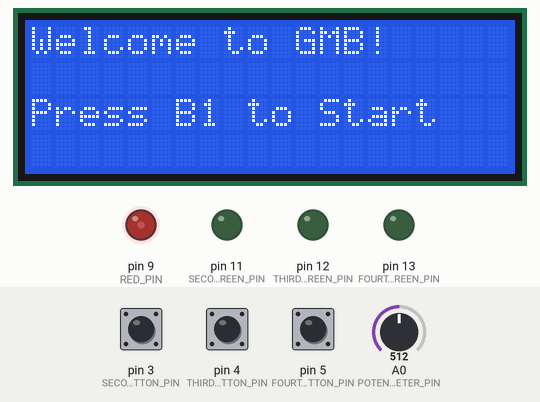
Bench run of a sketch on a simulated Arduino Uno, built with avr-gcc and run on an emulated ATmega328P. Shown: 20×4 character LCD, output pins drawn as LEDs (lit = HIGH). The inputs (shaded band) are chosen by the test bench; at power-on: pin 5 (FOURTH_BUTTON_PIN) LOW, pin 3 (SECOND_BUTTON_PIN) LOW, pin 4 (THIRD_BUTTON_PIN) LOW, A0 (POTENTIOMETER_PIN) = 512. Random numbers use the default seed unless the sketch sets one; what the sketch prints to the serial monitor is not drawn.

Above: at 1.2 s.
1.3 s: pin 5 (FOURTH_BUTTON_PIN) pulled HIGH for 0.15 s
At 2.8 s:
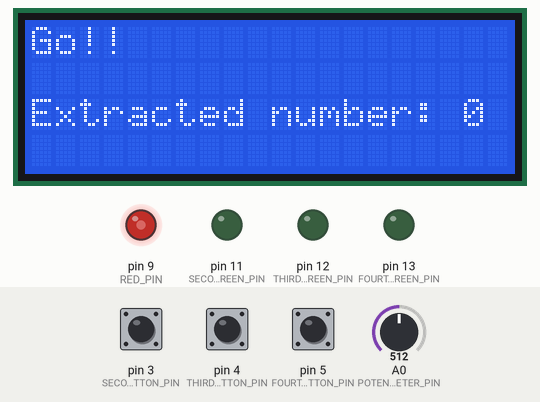
3.8 s: pin 3 (SECOND_BUTTON_PIN) pulled HIGH for 0.15 s
At 5.0 s:
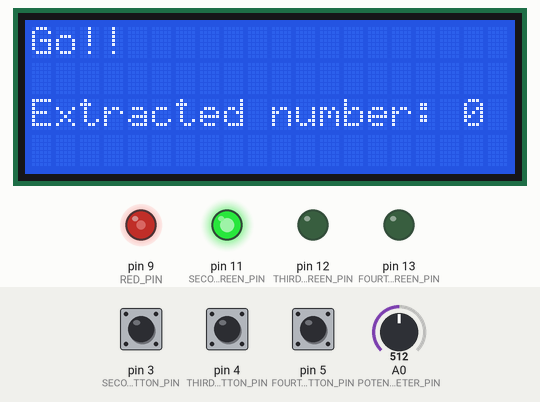
5.4 s: pin 4 (THIRD_BUTTON_PIN) pulled HIGH for 0.15 s
At 6.3 s:
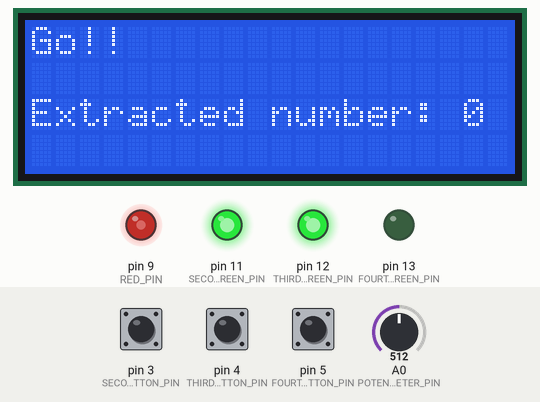
7.0 s: pin 3 (SECOND_BUTTON_PIN) pulled HIGH for 1 s
At 7.5 s:
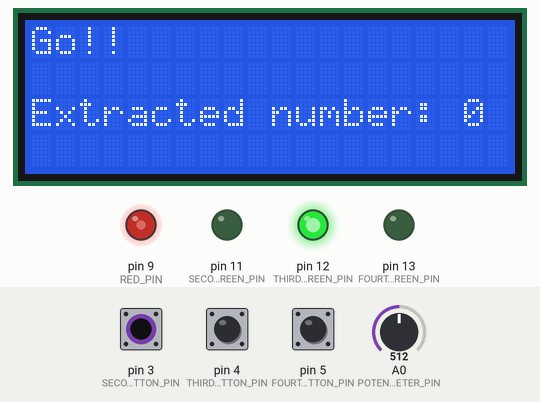
9.5 s: pin 5 (FOURTH_BUTTON_PIN) pulled HIGH for 1 s
At 10.6 s:
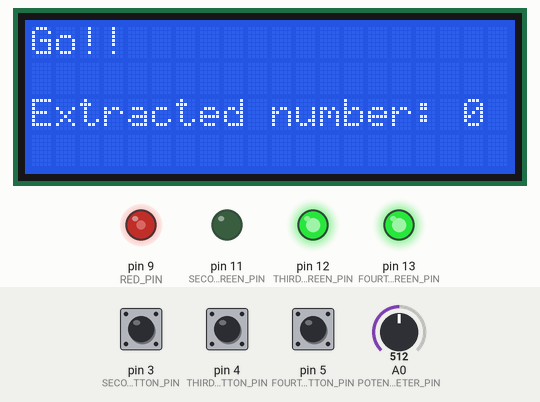
12.0 s: pin 4 (THIRD_BUTTON_PIN) pulled HIGH for 1 s
Timing chart, 0 to 19.8 s (numbered marks = the images above; inputs shaded):
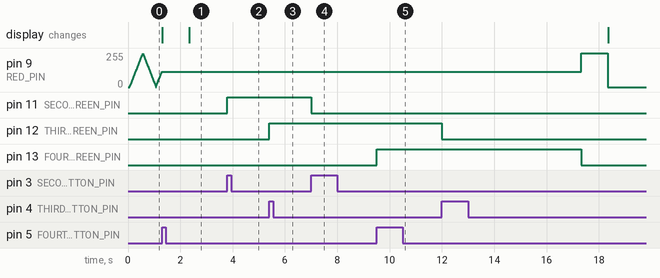

The sketch:

sketch_oct12a.ino
```cpp
/*developed by Alex Frisoni, Nicolo Penserini, Lukasz Wojnicz*/
#include "TimerOne.h"
#include "initialization.h"
#include "start.h"
#include "game.h"
#include "interrupt.h"
#include "output.h"
#include "sleepState.h"

int greenLedPin[] = { FOURTH_GREEN_PIN, THIRD_GREEN_PIN, SECOND_GREEN_PIN, FIRST_GREEN_PIN };
int buttonPin[] = { FOURTH_BUTTON_PIN, THIRD_BUTTON_PIN, SECOND_BUTTON_PIN, FIRST_BUTTON_PIN };
bool greenLedState[] = { false, false, false, false };


long startTime;
volatile state actualState;


void setup() {
  Serial.begin(9600);
  for (int i = 0; i < LEDS_NUMBER; i++) {
    pinMode(greenLedPin[i], OUTPUT);
    pinMode(buttonPin[i], INPUT);
  }
  pinMode(RED_PIN, OUTPUT);
  pinMode(POTENTIOMETER_PIN, INPUT);
  randomSeed(analogRead(0));
  outputInit();
  initializeStartState();
}


void loop() {
  switch (actualState) {
    case START:
      if(millis() - startTime >= STANDBY_TIME) {
        sleepGame();
      }
      break;
    case GAME:
      gameRound();
      break;
  }
}
```

game.cpp
```cpp
#include "game.h"
#include "initialization.h"
#include "Arduino.h"
#include "interrupt.h"
#include "start.h"
#include "output.h"

extern bool greenLedState[];
extern int greenLedPin[];
extern int buttonPin[];
int actualNumber;
int score;
int difficultyChosen;
double diffFactor;
extern state actualState;

long maxTime;
long lastFirstPress;
long lastSecondPress;
long lastThirdPress;
long lastFourthPress;

int getRandomNumber() {
  return random(0, 16);
}

void pushButton(int buttonIndex) {
  greenLedState[buttonIndex] = !greenLedState[buttonIndex];
  if (greenLedState[buttonIndex]) {
    digitalWrite(greenLedPin[buttonIndex], HIGH);
  } else {
    digitalWrite(greenLedPin[buttonIndex], LOW);
  }
}

void pushedFirstButton() {
  long ts = millis();
  if (ts - lastFirstPress > DEBOUNCE_TIME) {
    pushButton(3);
    lastFirstPress = ts;
  }
}

void pushedSecondButton() {
  long ts = millis();
  if (ts - lastSecondPress > DEBOUNCE_TIME) {
    pushButton(2);
    lastSecondPress = ts;
  }
}

void pushedThirdButton() {
  long ts = millis();
  if (ts - lastThirdPress > DEBOUNCE_TIME) {
    pushButton(1);
    lastThirdPress = ts;
  }
}

void pushedFourthButton() {
  long ts = millis();
  if (ts - lastFourthPress > DEBOUNCE_TIME) {
    pushButton(0);
    lastFourthPress = ts;
  }
}

void initializeGame(int difficulty) {

  difficultyChosen = difficulty;
  diffFactor = BASE_FACTOR - (difficulty * 0.10);
  lastFirstPress = millis();
  lastSecondPress = millis();
  lastThirdPress = millis();
  lastFourthPress = millis();
  turnOffLeds();
  initializeInterruptGame();

  score = 0;
  maxTime = FIRST_ROUND_TIME;
}

void gameRound() {
  actualNumber = random(0, 16);
  clearOutput();
  writeMessage("Go!! ");
  delay(1000);
  Serial.println( "Difficoltà scelta: "+String(difficultyChosen));
  setNextLine();
  writeMessage("Extracted number: " + String(actualNumber));

  delay(maxTime);
  if (checkCorrectGuess()) {
    score += SCORE_INCREASE;
    clearOutput();
    writeMessage("GOOD! Score:" + String(score));
    delay(2000);
    maxTime *= diffFactor;
    turnOffLeds();
  } else {
    turnOffLeds();
    endGame();
  }
}

void endGame() {
  digitalWrite(RED_PIN, HIGH);
  delay(1000);
  digitalWrite(RED_PIN, LOW);
  clearOutput();
  writeMessage("Game Over ");
  setNextLine();
  writeMessage("Final Score: " + String(score));
  delay(10000);
  actualState = START;
  turnOffLeds();
  initializeStartState();
}

bool checkCorrectGuess() {
  int guess = 0;
  noInterrupts();
  for (int i = 0; i < LEDS_NUMBER; i++) {
    guess += greenLedState[i] ? (1 << ((LEDS_NUMBER-1) - i)) : 0;
  }
  interrupts();
  Serial.println(guess);
  return guess == actualNumber;
}

void turnOffLeds() {
  for (int i = 0; i < LEDS_NUMBER; i++) {
    greenLedState[i] = false;
    digitalWrite(greenLedPin[i], LOW);
  }
}
```

game.h
```cpp
#ifndef GAME_H
#define GAME_H

/*
returns a random number for each game round
*/
int getRandomNumber();

/*
change the state of led related to button pressed
*/
void pushButton(int buttonIndex);
void pushedFirstButton();
void pushedSecondButton();
void pushedThirdButton();
void pushedFourthButton();

/*
manages the game round
*/
void gameRound();

/*
initializes the start of game
*/
void initializeGame(int difficulty);

/*
checks if the guessed number is equal to the one extracted
*/
bool checkCorrectGuess();

/*
turns off all the green leds
*/
void turnOffLeds();

/*
manages the end game in case of defeat
*/
void endGame();
#endif
```

initialization.h
```cpp
#ifndef INITIALIZATION
#define INITIALIZATION

#define RED_PIN 9
#define FIRST_GREEN_PIN 10
#define SECOND_GREEN_PIN 11
#define THIRD_GREEN_PIN 12
#define FOURTH_GREEN_PIN 13

#define LEDS_NUMBER 4

#define FIRST_BUTTON_PIN 2
#define SECOND_BUTTON_PIN 3
#define THIRD_BUTTON_PIN 4
#define FOURTH_BUTTON_PIN 5

#define POTENTIOMETER_PIN A0

#define STANDBY_TIME 10000
#define MAX_NUMBER 15
#define T1_TIMER 20000
#define DEBOUNCE_TIME 300
#define FIRST_ROUND_TIME 15000

#define SCORE_INCREASE 100
#define BASE_FACTOR 1

#define MIN_DIFFICULTY 1
#define MAX_DIFFICULTY 4


typedef enum States{START, SLEEP, GAME } state;

#endif
```

interrupt.cpp
```cpp
#include "interrupt.h"
#include <EnableInterrupt.h>
#include "initialization.h"
#include "game.h"
#include "start.h"
#include "sleepState.h"
extern int buttonPin[];

void initializeInterruptStart() {
  for (int i = 0; i < LEDS_NUMBER; i++) {
    disableInterrupt(buttonPin[i]);
  }
  enableInterrupt(FOURTH_BUTTON_PIN, startGame, RISING);
}

void initializeInterruptGame() {
  disableInterrupt(FOURTH_BUTTON_PIN);
  enableInterrupt(buttonPin[0], pushedFourthButton, RISING);
  enableInterrupt(buttonPin[1], pushedThirdButton, RISING);
  enableInterrupt(buttonPin[2], pushedSecondButton, RISING);
  enableInterrupt(buttonPin[3], pushedFirstButton, RISING);
}

void initializeInterruptSleep() {
  for (int i = 0; i < LEDS_NUMBER; i++) {
    disableInterrupt(buttonPin[i]);
    enableInterrupt(buttonPin[i], wakeUpGame, RISING);
  }
}
```

interrupt.h
```cpp
#ifndef INTERRUPT_H
#define INTERRUPT_H

/*
initializes interrupts for the start state
*/
void initializeInterruptStart();

/*
initializes interrupts for the game state
*/
void initializeInterruptGame();

/*
initializes interrupts for the sleep state
*/
void initializeInterruptSleep();

#endif
```

output.cpp
```cpp
#include "output.h"
#include <LiquidCrystal_I2C.h>

LiquidCrystal_I2C lcd = LiquidCrystal_I2C(0x27,20,4);

void outputInit(){
  lcd.init();
  lcd.backlight();
}

void writeMessage(String message){
  lcd.print(message);
}

void setNextLine(){
  lcd.setCursor(0,2);
}

void resetCursor(){
  lcd.setCursor(0, 0);
}

void clearOutput(){
  lcd.clear();
  resetCursor();
}
```

output.h
```cpp
#ifndef OUTPUT_H
#define OUTPUT_H
#include "Arduino.h"

/*
initializes the output device
*/
void outputInit();

/*
writes the message on output device
*/
void writeMessage(String message);

/*
sets the cursor on the third line
*/
void setNextLine();

/*
sets the cursor to the start position
*/
void resetCursor();

/*
clears the output device
*/
void clearOutput();
#endif
```

sleepState.cpp
```cpp
#include "sleepState.h"
#include "initialization.h"
#include "interrupt.h"
#include "TimerOne.h"
#include "start.h"
#include <avr/sleep.h>

extern state actualState;

void wakeUpGame() {

}

void sleepGame() {
  actualState = SLEEP;
  Timer1.stop();
  initializeInterruptSleep();
  set_sleep_mode(SLEEP_MODE_PWR_DOWN);
  sleep_enable();
  sleep_mode();
  sleep_disable();
  Serial.println("Svegliato");
  actualState = START;
  initializeStartState();
}
```

sleepState.h
```cpp
#ifndef SLEEP_STATE_H
#define SLEEP_STATE_H
/*
changes the state to sleep
*/
void sleepGame();
void wakeUpGame();
#endif
```

start.cpp
```cpp
#include "start.h"
#include "TimerOne.h"
#include "initialization.h"
#include "game.h"
#include "Arduino.h"
#include "interrupt.h"
#include "output.h"

extern state actualState;
extern long startTime;

int fadingAmount = 5;
int brightness = 0;

void initializeStartState() {
  startTime = millis();
  Timer1.initialize(10000);
  Timer1.attachInterrupt(redFading);
  initializeInterruptStart();
  actualState = START;
  clearOutput();
  writeMessage("Welcome to GMB!");
  setNextLine();
  writeMessage("Press B1 to Start");
}

void redFading() {
  brightness += fadingAmount;
  analogWrite(RED_PIN, brightness);
  if (brightness == 250 || brightness == 0) {
    fadingAmount = -fadingAmount;
  }
}

void startGame(){
  Timer1.stop();
  actualState = GAME;
  delay(1000);
  initializeGame(readDifficulty());
}

int mapDiffculty(int potValue){

  if (potValue >= 0 && potValue < 256) {
    Serial.println("Difficoltà 1");
    return 1;
  } else if (potValue >= 256 && potValue < 512) {
    Serial.println("Difficoltà 2");
    return 2;
  } else if (potValue >= 512 && potValue < 768) {
    Serial.println("Difficoltà 3");
    return 3;
  } else if (potValue >= 768 && potValue <= 1023) {
    Serial.println("Difficoltà 4");
    return 4;
  }

}

int readDifficulty(){
  int valueRead = analogRead(POTENTIOMETER_PIN);
  int difficulty = mapDiffculty(valueRead);
  return difficulty;
}
```

start.h
```cpp
#ifndef START_H
#define START_H

void initializeStartState();

/*
makes the red led fading
*/
void redFading();

void startGame();

/*
reads the difficulty chosen from the player
*/
int readDifficulty();
#endif
```

Measured:
- after the input at 1.3 s, the display: first changes at once (image 1 shows a later state)
- after the input at 3.8 s, pin 11 (SECOND_GREEN_PIN): LOW → HIGH at once
- after the input at 5.4 s, pin 12 (THIRD_GREEN_PIN): LOW → HIGH at once
- after the input at 7.0 s, pin 11 (SECOND_GREEN_PIN): HIGH → LOW at once
- after the input at 9.5 s, pin 13 (FOURTH_GREEN_PIN): LOW → HIGH at once
